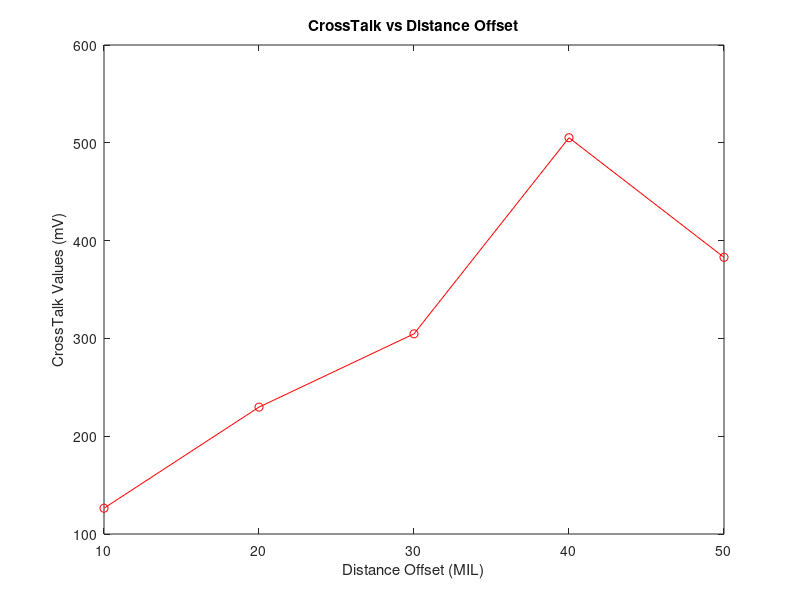
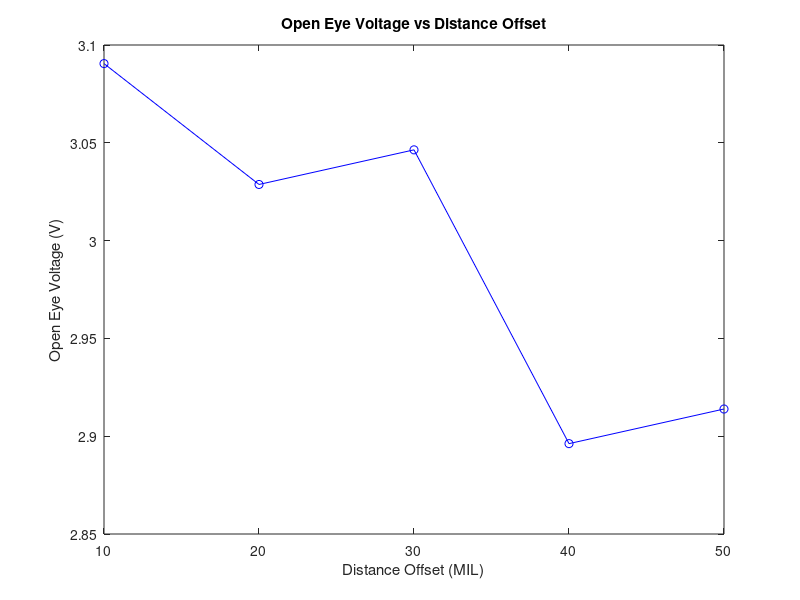

Source code (MATLAB) for these figures, in order: (Note: this script raises an error after producing the figures.)
clc; close all;
distanceOffset = [10,20,30,40,50];
XtalkValues = [126.3715, 229.7317, 304.6690, 505.1985, 382.9089];
figure();
plot(distanceOffset, XtalkValues,'r-o');
xlabel('Distance Offset (MIL)');
ylabel('CrossTalk Values (mV)');
title('CrossTalk vs Distance Offset');

eyeVolts = [3.0905, 3.0287, 3.0464, 2.8962, 2.9139];
figure();
plot(distanceOffset, eyeVolts,'b-o');
xlabel('Distance Offset (MIL)');
ylabel('Open Eye Voltage (V)');
title('Open Eye Voltage vs Distance Offset');

figure();
plot(TimeDelayps, FEXTmV,'g-o');
xlabel('Time Delay (ps)');
ylabel('CrossTalk Values (mV)');
title('CrossTalk vs Time Delay');

figure();
plot(eVTime, eV,'k-o');
xlabel('Time Delay (ps)');
ylabel('Eye Opening Voltage');
title('Eye Opening Voltage vs Time Delay');

